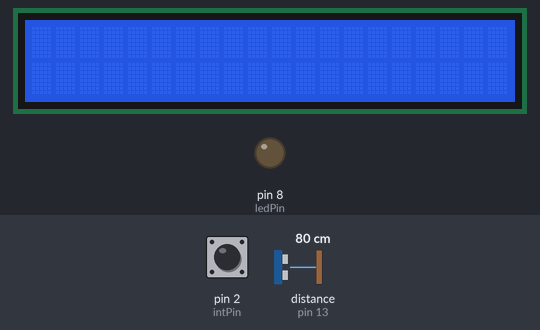
Bench run of a sketch on a simulated Arduino Uno, built with avr-gcc and run on an emulated ATmega328P. Parts: 20×2 character LCD, output pins drawn as LEDs (lit = HIGH). Inputs (shaded band) come from the test bench; at power-on: pin 2 (intPin) HIGH, distance to the obstacle (sensor on pin 13) 80 cm. The echo pulse lasts 58.3 µs per cm; what the sketch prints to the serial monitor is not drawn.

Above: at 1.2 s.
1.3 s: pin 2 (intPin) pulled LOW for 1 s
At 2.1 s:
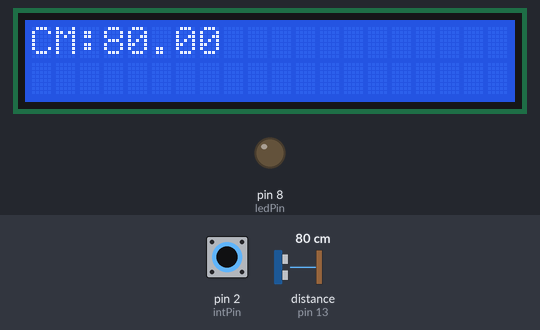
4.2 s: pin 2 (intPin) pulled LOW for 0.15 s
At 5.8 s:
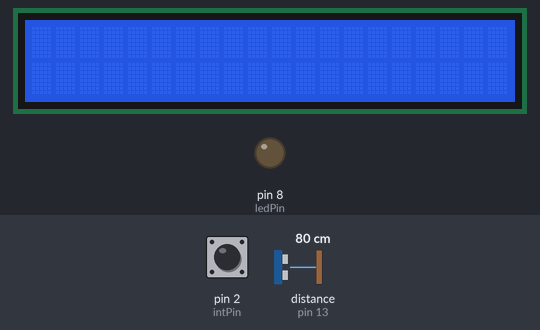
6.1 s: pin 2 (intPin) pulled LOW for 3.2 s
At 10.5 s:
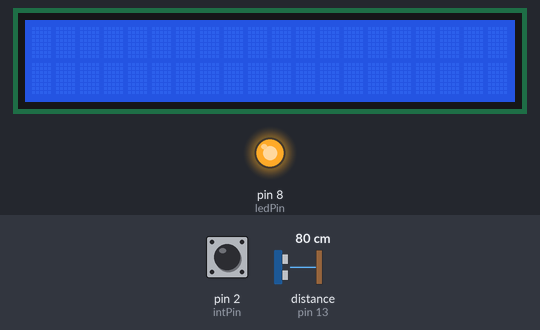
Timing chart, 0 to 12.0 s (numbered marks = the images above; inputs shaded):
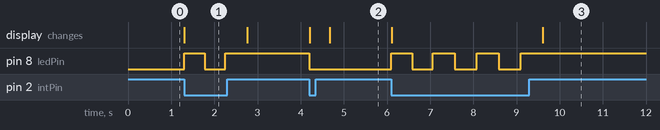

Measured:
- after the input at 1.3 s, pin 8 (ledPin): LOW → HIGH at once, → LOW 0.48 s later, → HIGH 0.48 s later; the display: changes at once (image 1)
- after the input at 4.2 s, pin 8 (ledPin): HIGH → LOW at once; the display: first changes at once (image 2 shows a later state)
- after the input at 6.1 s, pin 8 (ledPin): alternates HIGH for 0.51 s and LOW for 0.51 s, 7 changes in all, then stays HIGH, starting at once; the display: first changes at once (image 3 shows a later state)

The sketch:

question_2.ino
```cpp
#include <Ultrasonic.h>
#include <LiquidCrystal.h> // include the library code
LiquidCrystal lcd(10, 9, 7, 6 ,4, 3); // initialize interface pins
#define TRIGGER_PIN 12
#define ECHO_PIN 13
Ultrasonic ultrasonic(TRIGGER_PIN, ECHO_PIN);
const byte intPin=2; //interrupt pin
const byte ledPin=8; //built-in LED
volatile boolean state=1; //initial value of switch pin
void setup() {
pinMode(ledPin, OUTPUT);
pinMode(intPin, INPUT_PULLUP);
digitalWrite(ledPin, LOW);
attachInterrupt(0, int0, LOW);
lcd.begin(20, 2); // set up the LCD's number of columns and rows:
Serial.begin(9600);
}
void loop() {
}

void int0() {


  if (state)
 {digitalWrite(ledPin, HIGH);
 }
else
{digitalWrite(ledPin, LOW);
}
float cmMsec, inMsec;
long microsec = ultrasonic.timing();
cmMsec = ultrasonic.convert(microsec, Ultrasonic::CM); // 計算距離，單位: 公分
inMsec = ultrasonic.convert(microsec, Ultrasonic::IN); // 計算距離，單位: 英吋
Serial.print("MS: "); Serial.print(microsec);
Serial.print(", CM: "); Serial.print(cmMsec);
Serial.print(", IN: "); Serial.println(inMsec);
lcd.print("CM:");
lcd.print(ultrasonic.convert(microsec, Ultrasonic::CM));
delay(100000);
lcd.clear();

state=!state;
}
```
